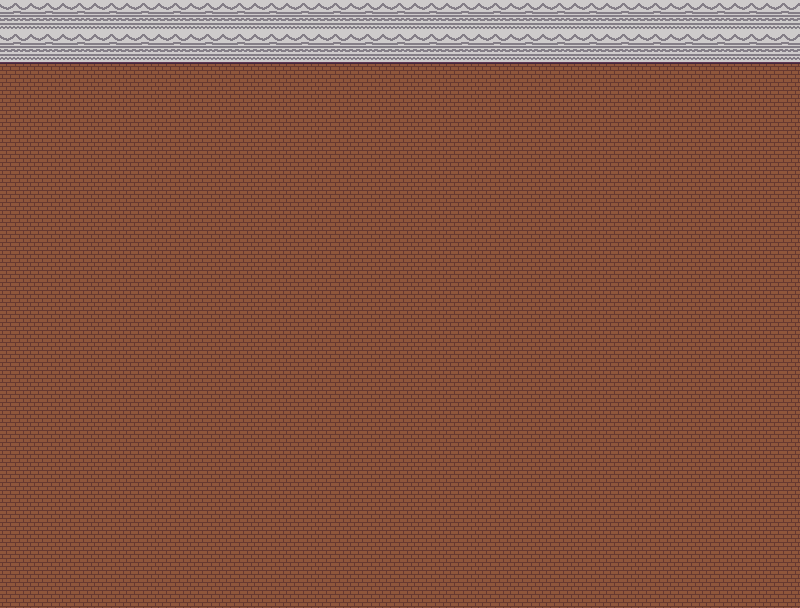

The image is a tile-based game level rendered from a .tmx file. Its description and complete source (layers, tilesets, objects, tile grids) follow:
An orthogonal 25x19 tile map with 32x32 px tiles, 1 tile layer (Textures), 7 tilesets and 23 objects (boss-1, transition).

<map version="1.10" tiledversion="1.11.2" orientation="orthogonal" renderorder="right-down" width="25" height="19" tilewidth="32" tileheight="32" infinite="0" nextlayerid="4" nextobjectid="17">
 <tileset firstgid="1" name="Textures" tilewidth="32" tileheight="32" tilecount="1" columns="1">
  <image source="Textures-3.png" width="32" height="32" />
 </tileset>
 <tileset firstgid="2" name="Plant" tilewidth="64" tileheight="64" tilecount="1" columns="1">
  <image source="Plant-3.png" width="64" height="64" />
  <tile id="0">
   <objectgroup draworder="index" id="2">
    <object id="1" x="10" y="0" width="49" height="64" />
   </objectgroup>
  </tile>
 </tileset>
 <tileset firstgid="3" name="Closet" tilewidth="64" tileheight="64" tilecount="1" columns="1">
  <image source="Closet-3.png" width="64" height="64" />
  <tile id="0">
   <objectgroup draworder="index" id="2">
    <object id="1" x="13" y="6" width="38" height="52" />
   </objectgroup>
  </tile>
 </tileset>
 <tileset firstgid="4" name="Table" tilewidth="64" tileheight="64" tilecount="1" columns="1">
  <image source="Table-3.png" width="64" height="64" />
  <tile id="0">
   <objectgroup draworder="index" id="2">
    <object id="4" x="0.133668" y="0.133668" width="40.6349" height="63.7594" />
    <object id="6" x="45.3133" y="24.127" width="16.3074" height="14.1688" />
    <object id="7" x="58.1454" y="10.9607" width="3.87632" height="27.1345" />
    <object id="8" x="45.5138" y="24.3943" width="15.2381" height="22.5898" />
   </objectgroup>
  </tile>
 </tileset>
 <tileset firstgid="5" name="Hole" tilewidth="64" tileheight="64" tilecount="1" columns="1">
  <image source="Hole-3.png" width="64" height="64" />
  <tile id="0">
   <objectgroup draworder="index" id="2">
    <object id="1" x="2.40602" y="34.6199">
     <polygon points="0,0 4.41103,-5.3467 14.1688,-6.81704 26.0652,-7.48538 28.0702,-8.15372 31.9465,-8.28739 49.9916,-20.3175 51.061,1.73768 57.878,11.3617 44.3776,18.3124 37.9616,11.2281 22.4561,23.3918 18.8471,8.82206" />
    </object>
   </objectgroup>
  </tile>
 </tileset>
 <tileset firstgid="6" name="Walls" tilewidth="32" tileheight="32" tilecount="2" columns="2">
  <image source="Walls.png" width="64" height="32" />
  <tile id="0">
   <objectgroup draworder="index" id="2">
    <object id="2" x="0" y="0" width="32" height="32" />
    <object id="3" x="0" y="0" width="32" height="32" />
    <object id="4" x="0" y="0" width="32" height="32" />
   </objectgroup>
  </tile>
 </tileset>
 <tileset firstgid="8" name="Boss-1" tilewidth="32" tileheight="64" tilecount="1" columns="1">
  <image source="Boss-1.png" width="32" height="64" />
  <tile id="0">
   <objectgroup draworder="index" id="2">
    <object id="1" x="5" y="0" width="22" height="64" />
   </objectgroup>
  </tile>
 </tileset>
 <layer id="1" name="Textures" width="25" height="19">
  <data encoding="csv">
7,7,7,7,7,7,7,7,7,7,7,7,7,7,7,7,7,7,7,7,7,7,7,7,7,
6,6,6,6,6,6,6,6,6,6,6,6,6,6,6,6,6,6,6,6,6,6,6,6,6,
1,1,1,1,1,1,1,1,1,1,1,1,1,1,1,1,1,1,1,1,1,1,1,1,1,
1,1,1,1,1,1,1,1,1,1,1,1,1,1,1,1,1,1,1,1,1,1,1,1,1,
1,1,1,1,1,1,1,1,1,1,1,1,1,1,1,1,1,1,1,1,1,1,1,1,1,
1,1,1,1,1,1,1,1,1,1,1,1,1,1,1,1,1,1,1,1,1,1,1,1,1,
1,1,1,1,1,1,1,1,1,1,1,1,1,1,1,1,1,1,1,1,1,1,1,1,1,
1,1,1,1,1,1,1,1,1,1,1,1,1,1,1,1,1,1,1,1,1,1,1,1,1,
1,1,1,1,1,1,1,1,1,1,1,1,1,1,1,1,1,1,1,1,1,1,1,1,1,
1,1,1,1,1,1,1,1,1,1,1,1,1,1,1,1,1,1,1,1,1,1,1,1,1,
1,1,1,1,1,1,1,1,1,1,1,1,1,1,1,1,1,1,1,1,1,1,1,1,1,
1,1,1,1,1,1,1,1,1,1,1,1,1,1,1,1,1,1,1,1,1,1,1,1,1,
1,1,1,1,1,1,1,1,1,1,1,1,1,1,1,1,1,1,1,1,1,1,1,1,1,
1,1,1,1,1,1,1,1,1,1,1,1,1,1,1,1,1,1,1,1,1,1,1,1,1,
1,1,1,1,1,1,1,1,1,1,1,1,1,1,1,1,1,1,1,1,1,1,1,1,1,
1,1,1,1,1,1,1,1,1,1,1,1,1,1,1,1,1,1,1,1,1,1,1,1,1,
1,1,1,1,1,1,1,1,1,1,1,1,1,1,1,1,1,1,1,1,1,1,1,1,1,
1,1,1,1,1,1,1,1,1,1,1,1,1,1,1,1,1,1,1,1,1,1,1,1,1,
1,1,1,1,1,1,1,1,1,1,1,1,1,1,1,1,1,1,1,1,1,1,1,1,1
</data>
 </layer>
 <objectgroup id="2" name="Decorations">
  <object id="1" gid="5" x="162.828" y="381.066" width="159.095" height="139.38" />
  <object id="2" gid="2" x="23.1612" y="592.855" width="75.6809" height="81.9897" />
  <object id="6" gid="2" x="669.03" y="592.343" width="83.1768" height="83.2295" />
  <object id="7" gid="2" x="693.912" y="114.73" width="74.3308" height="79.3998" />
  <object id="8" gid="2" x="-2.1193" y="129.873" width="86.8389" height="86.9488" />
  <object id="9" gid="3" x="445.08" y="124.666" width="112.348" height="120.087" />
  <object id="10" gid="4" x="663.423" y="340.462" width="101.672" height="106.655" />
  <object id="11" gid="5" x="292.793" y="181.997" width="127.959" height="108.244" />
  <object id="12" gid="5" x="409.554" y="538.769" width="135.743" height="114.731" />
  <object id="14" gid="8" x="607.934" y="220.693" width="32" height="64" />
  <object id="16" name="boss-1" x="581.714" y="162.857" width="88" height="84">
   <properties>
    <property name="dialogFile" value="assets/location3/boss-1.json" />
   </properties>
  </object>
 </objectgroup>
 <objectgroup id="3" name="Transition">
  <object id="13" name="transition" x="770.179" y="65.0224" width="28.0269" height="536.996">
   <properties>
    <property name="requiresBoss" type="bool" value="true" />
    <property name="spawnX" type="float" value="20" />
    <property name="spawnY" type="float" value="250" />
    <property name="transition" value="assets/location4/location4.tmx" />
   </properties>
  </object>
 </objectgroup>
</map>
